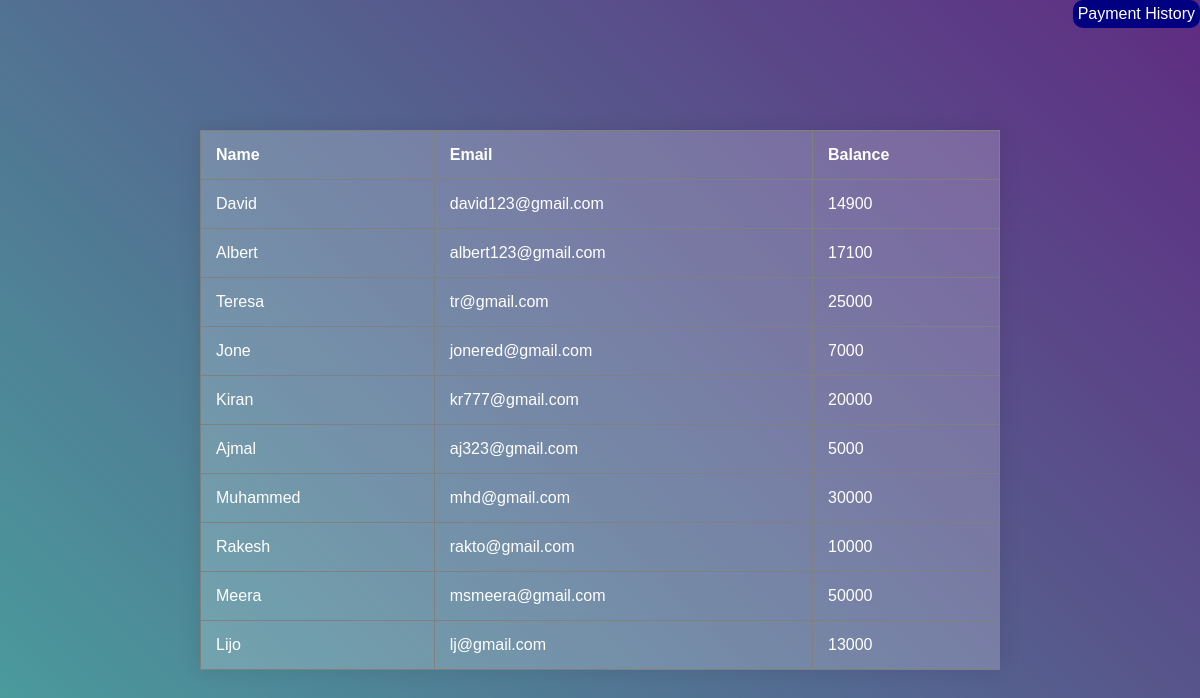
The page /view.php on the database its author committed.
### tables this page shows
CREATE TABLE IF NOT EXISTS `customer` (
  `name` varchar(15) NOT NULL,
  `email` varchar(20) NOT NULL,
  `balance` int(10) NOT NULL
);

### view.php (the view, shortened to what this page needs)
<?php
include('connect.php');
$sql=mysqli_query($conn,'select*from customer');
echo"<table border='1'>
    <th>Name</th>
    <th>Email</th>
    <th>Balance</th>";
while($row=mysqli_fetch_array($sql))
{
    echo"
    <tr>
    <td><a style='text-decoration:none; color:white;'href='customer.php?name=$row[name]'>$row[name]</td>
    <td>$row[email]</td>
    <td>$row[balance]</td>
    </tr>";
}
echo "
<table>";
;?>
<html>
    <head>
    </head>
	<body>
<a id='hist' href='paymentstatus.php'>Payment History</a>
</body>
</html>

### view.php (style rules this page uses)
#hist { color:white; float:left; text-decoration:none; background-color:navy; padding:5px; border-radius:10px; float:right; }
body { margin: 0; background: linear-gradient(45deg, #49a09d, #5f2c82); font-family: sans-serif; font-weight: 100; }
table { width: 800px; border-collapse: collapse; overflow: hidden; box-shadow: 0 0 20px rgba(0,0,0,0.1); position: absolute; top: 50%; left: 50%; transform: translate(-50%, -50%); }
th, td { padding: 15px; background-color: rgba(255,255,255,0.2); color: #fff; }
th { text-align: left; }

### rows shown on the page
customer: name "David", email "david123@gmail.com", balance "14900"
customer: name "Albert", email "albert123@gmail.com", balance "17100"
customer: name "Teresa", email "tr@gmail.com", balance "25000"
customer: name "Jone", email "jonered@gmail.com", balance "7000"
customer: name "Kiran", email "kr777@gmail.com", balance "20000"
customer: name "Ajmal", email "aj323@gmail.com", balance "5000"
customer: name "Muhammed", email "mhd@gmail.com", balance "30000"
customer: name "Rakesh", email "rakto@gmail.com", balance "10000"
customer: name "Meera", email "msmeera@gmail.com", balance "50000"
customer: name "Lijo", email "lj@gmail.com", balance "13000"
